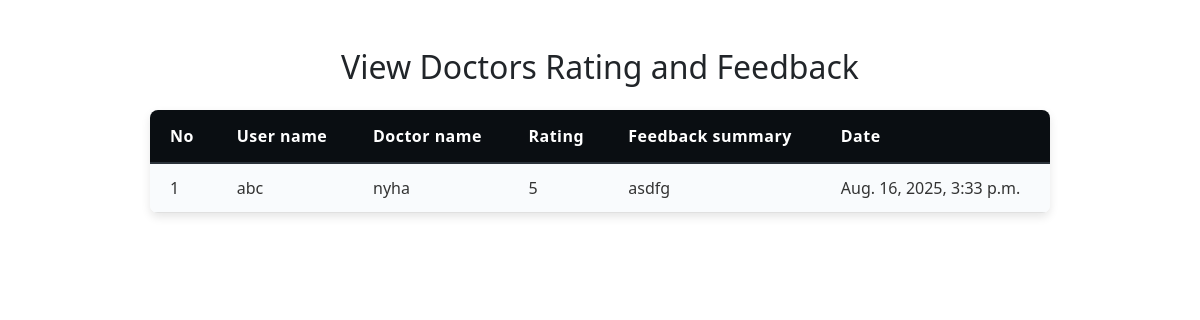
The app's page /ViewDoctorRating, older data.
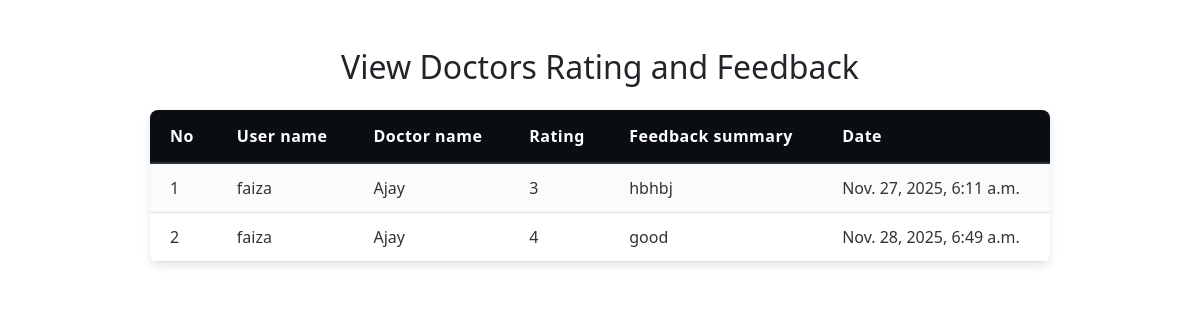
The same page, newer data.
### healthapp/models.py (models this page shows)
class FeedbackTable(models.Model):
    USER = models.ForeignKey(UserTable,on_delete=models.CASCADE,blank=True,null=True)
    DOCTOR = models.ForeignKey(DoctorTable,on_delete=models.CASCADE,blank=True,null=True)
    Rating = models.IntegerField(blank=True,null=True)
    Comment =  models.CharField(max_length=100,blank=True,null=True)
    Date = models.DateTimeField(auto_now_add=True)

class UserTable(models.Model):
    UserName = models.CharField(max_length=30,blank=True, null=True)
    Gender = models.CharField(max_length=10, blank=True, null=True)
    DOB = models.DateField(blank=True,null=True)
    E_mail = models.CharField(max_length=30, blank=True, null=True)
    Phone = models.BigIntegerField(blank=True,null=True)
    Address = models.CharField(max_length=100,blank=True,null=True)
    City = models.CharField(max_length=30,blank=True,null=True)
    State = models.CharField(max_length=30,blank=True,null=True)
    Pincode = models.IntegerField(blank=True,null=True)
    LOGIN =models.ForeignKey(LoginTable,on_delete=models.CASCADE,null=True,blank=True)
    Created_at = models.DateTimeField(auto_now_add=True,blank=True,null=True)

class DoctorTable(models.Model):
    UserName = models.CharField(max_length=30,blank=True,null=True)
    DOB = models.DateField(null=True,blank=True)
    Gender = models.CharField(max_length=10,blank=True,null=True)
    Specialization = models.CharField(max_length=80,blank=True,null=True)
    Qualification = models.CharField(max_length=80,blank=True,null=True)
    Experience_year = models.IntegerField(blank=True,null=True)
    E_mail = models.CharField(max_length=80,blank=True,null=True)
    Phone = models.BigIntegerField(blank=True,null=True)
    HOSPITAL = models.ForeignKey(HospitalTable,on_delete=models.CASCADE,blank=True,null=True)
    LOGIN = models.ForeignKey(LoginTable,on_delete=models.CASCADE,blank=True,null=True)
    Added_on = models.DateTimeField(auto_now_add=True, blank=True,null=True)

### healthapp/views.py (the view)
# urls.py: path("ViewDoctorRating", ViewDoctorRating.as_view(), name="ViewDoctorRating"),
class ViewDoctorRating(View):
    def get(self,request):
      obj = FeedbackTable.objects.all()
      return render(request, "Administration/ViewDrRating.html", {'val': obj})

### templates/Administration/ViewDrRating.html (shortened to what this page needs)
<!DOCTYPE html>
<html lang="en">
<head>
  <link href="https://cdn.jsdelivr.net/npm/bootstrap@5.3.0/dist/css/bootstrap.min.css" rel="stylesheet" />
</head>
<body>
  <div class="container my-5">
    <h2 class="text-center mb-4">View Doctors Rating and Feedback</h2>
    <table>
      <thead>
        <tr>
          <th>No</th>
          <th>User name</th>
          <th>Doctor name</th>
          <th>Rating</th>
          <th>Feedback summary</th>
          <th>Date</th>
        </tr>
      </thead>
      <tbody>
        {% for i in val %}
        <tr>
          <td>{{ forloop.counter }}</td>
          <td>{{ i.USER.UserName }}</td>
          <td>{{ i.DOCTOR.UserName }}</td>
          <td>{{ i.Rating }}</td>
          <td>{{ i.Comment }}</td>
          <td>{{ i.Date }}</td>
        </tr>
        {% endfor %}
      </tbody>
    </table>
  </div>
</body>
</html>

Row changes from the older to the newer data that the page shows:
removed FeedbackTable: USER.UserName "abc", DOCTOR.UserName "nyha", Rating "5", Comment "asdfg", Date "Aug. 16, 2025, 3:33 p.m."
added FeedbackTable: USER.UserName "faiza", DOCTOR.UserName "Ajay", Rating "3", Comment "hbhbj", Date "Nov. 27, 2025, 6:11 a.m."
added FeedbackTable: USER.UserName "faiza", DOCTOR.UserName "Ajay", Rating "4", Comment "good", Date "Nov. 28, 2025, 6:49 a.m."
